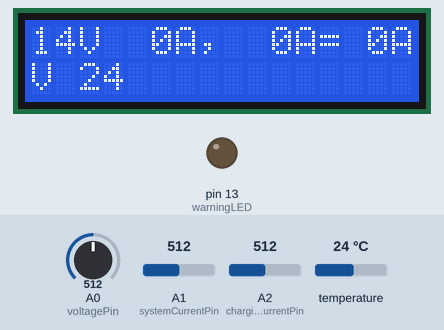
This sketch was run on a simulated Arduino Uno, built with avr-gcc and run on an emulated ATmega328P. Parts: 16×2 character LCD, output pins drawn as LEDs (lit = HIGH). The inputs (shaded band) are chosen by the test bench; at power-on: temperature 24 °C, A1 (systemCurrentPin) = 512, A2 (chargingCurrentPin) = 512, A0 (voltagePin) = 512.

Above: at 1.7 s.
1.8 s: temperature set to 12 °C
At 5.8 s:
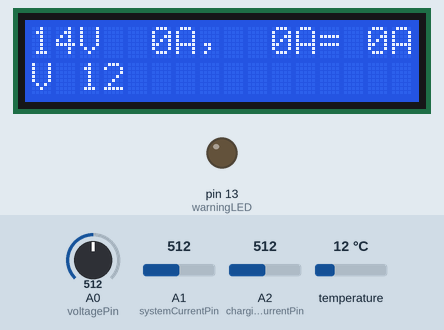
6.0 s: A1 (systemCurrentPin) set to 716
At 7.4 s:
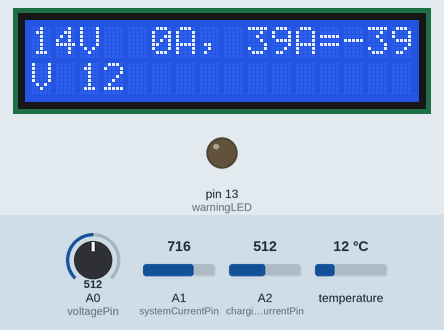
7.7 s: A2 (chargingCurrentPin) set to 716
At 9.0 s:
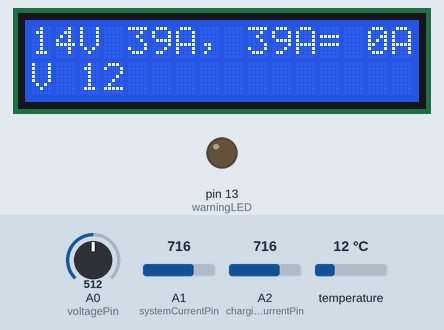
9.7 s: temperature set to 19 °C
At 13.7 s:
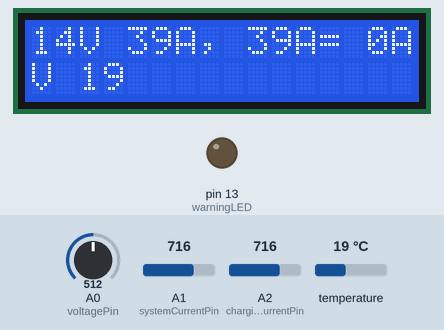
13.9 s: A1 (systemCurrentPin) set to 992
At 15.5 s:
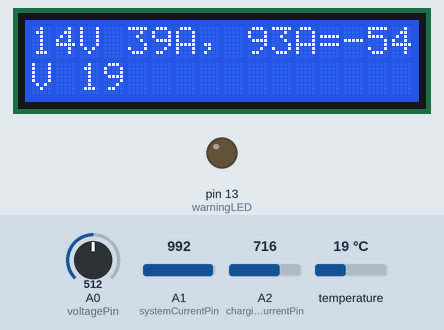
15.8 s: A2 (chargingCurrentPin) set to 992
At 16.8 s:
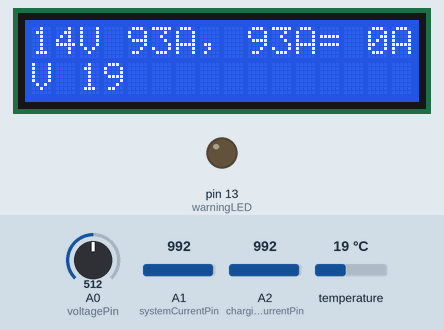
Timing chart, 0 to 18.8 s (numbered marks = the images above; inputs shaded):
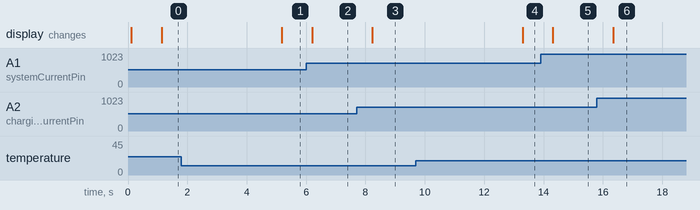

The sketch:

power-board.ino
```cpp
/* Sketch for reading current and voltage for my Land Rover's power measurement board.

   It reads the current from the alternator to the battery, and from
   the battery to the vehicle's general systems, and displays them on
   an LCD character display connected via a D15 connector, which also
   carries a few other signals to/from the box containing the UI
   components.

   It also reads the temperatures of the power components.

   Based on http://playground.arduino.cc/Learning/OneWire,
   https://www.arduino.cc/en/Tutorial/HelloWorld, and
   https://www.arduino.cc/en/Tutorial/AnalogInput

   Explanation at https://tushev.org/articles/arduino/10/how-it-works-ds18b20-and-arduino

   The physical design to go with this is in power-board.scad in the
   same directory as this program; it defines a stack of plastic
   boards that hold the components in place.
 */

#include <OneWire.h>
#include <LiquidCrystal.h>

// LCD=======================================================

/* To wire your LCD screen to your board, connect the following pins: */

/*     LCD RS pin to digital pin 12 */
/*     LCD Enable pin to digital pin 11 */
/*     LCD D4 pin to digital pin 5 */
/*     LCD D5 pin to digital pin 4 */
/*     LCD D6 pin to digital pin 3 */
/*     LCD D7 pin to digital pin 2  */

/* Additionally, wire a 10k pot to +5V and GND, with it's wiper
   (output) to LCD screens VO pin (pin3). A 220 ohm resistor is used
   to power the backlight of the display, usually on pin 15 and 16 of
   the LCD connector */

/*
    Arduino pinout:

    |-----+-----------+-------+-----+--------------------------------|
    | pin | direction | cable | LCD | function                       |
    |-----+-----------+-------+-----+--------------------------------|
    | A0  | in        |       |     | voltage                        |
    | A1  | in        |       |     | vehicle current                |
    | A2  | in        |       |     | alternator current             |
    | A3  | in        |       |     |                                |
    | D01 |           |       |     |                                |
    | D02 |           |       |     |                                |
    | D03 | in        |    10 |     | button A                       |
    | D04 | in        |    11 |     | button B                       |
    | D05 | out       |     3 |  11 | LCD pin 4                      |
    | D06 | out       |     4 |  12 | LCD pin 5                      |
    | D07 | out       |     5 |  13 | LCD pin 6                      |
    | D08 | out       |     6 |  14 | LCD pin 7                      |
    | D09 |           |       |     |                                |
    | D10 | both      |       |     | onewire to temperature sensors |
    | D11 | out       |     7 |   6 | LCD enable                     |
    | D12 | out       |     8 |   4 | LCD RS                         |
    | D13 | out       |     2 |     | warning LED                    |
    |-----+-----------+-------+-----+--------------------------------|

    I've not yet decided what to assign the buttons to; it'll probably
    be one to snapshot a sequence of readings several times a second
    for a few seconds, and one to step through the saves sequence.

    LCD cable:

    |-------+--------+-----+---------------------------------|
    | cable |        | LCD | function                        |
    |-------+--------+-----+---------------------------------|
    |     1 | black  |   1 | 0v                              |
    |     2 | blue   |     | warning LED                     |
    |     3 | black  |  11 | LCD pin 4                       |
    |     4 | brown  |  12 | LCD pin 5                       |
    |     5 | red    |  13 | LCD pin 6                       |
    |     6 | orange |  14 | LCD pin 7                       |
    |     7 | yellow |   6 | LCD enable                      |
    |     8 | green  |   4 | LCD RS                          |
    |     9 | white  |     | serial out                      |
    |    10 | grey   |     | serial in                       |
    |    11 | purple |     | button A                        |
    |    12 | blue   |     | button B                        |
    |    13 | purple |   2 | 5v to LCD                       |
    |    14 |        |     | 12V back from switch on LCD box |
    |    15 |        |     | 12V to switch on LCD box        |
    |-------+--------+-----+---------------------------------|

    Connections to USB converter:

    +--------+
    | Black  |
    | White  |
    | Grey   |
    | Purple |
    | Blue   |
    | Green  |
    +--------+

    Stripboard lines:

   |-------+-----------------+-----+----------------------|
   | Strip | Wire to Arduino | Pin | Function             |
   |-------+-----------------+-----+----------------------|
   |     1 | Black           | Gnd | Gnd                  |
   |     2 | Purple          | A0  | Voltage              |
   |     3 | Blue            | A1  | Vehicle Current      |
   |     4 | Green           | A2  | Alternator current   |
   |     5 | Yellow          | A3  |                      |
   |     6 | Orange          | D10 | Temperature          |
   |     7 | -               | -   | Vehicle full voltage |
   |     8 | Red             | VCC | Supply               |
   |-------+-----------------+-----+----------------------|

   DS18B20 temperature sensors:

   ---------
   | 1 2 3 |  seen from below
   \-------/

   |---+--------|
   | 1 | Ground |
   | 2 | Data   |
   | 3 | Power  |
   |---+--------|

*/

/*******/
/* LCD */
/*******/

//initialize the library with the numbers of the interface pins
// Suggested:
// LiquidCrystal lcd(12, 11, 5, 4, 3, 2);
// Actual:

#define LCD_enable 5
#define LCD_RS 6
#define LCD_D4 7
#define LCD_D5 8
#define LCD_D6 11
#define LCD_D7 12

LiquidCrystal lcd(LCD_enable, LCD_RS, LCD_D4, LCD_D5, LCD_D6, LCD_D7);
#define LCD_WIDTH 16
#define LCD_HEIGHT 2

/**********/
/* Analog */
/**********/

int chargingCurrentPin = A2;
int systemCurrentPin = A1;
int voltagePin = A0;

int voltageScale = 1;

/****************************/
/* DS18S20 Temperature chip */
/****************************/

#define MAX_DS1820_SENSORS 4

OneWire  ds(9);  // on pin 9
byte addrs[MAX_DS1820_SENSORS][8];

int sensors_found = 0;

int temperatures[MAX_DS1820_SENSORS];
char temperature_flags[MAX_DS1820_SENSORS];
int temperature_bits = 0;

/***************/
/* Warning LED */
/***************/

int warningLED = 13;

/********************/
/* Message building */
/********************/

char buf[32];

/*************/
/* Functions */
/*************/

void setup(void)
{
  lcd.begin(LCD_HEIGHT, LCD_WIDTH);

  pinMode(warningLED, OUTPUT);

  lcd.setCursor(0,0);
  for (sensors_found = 0; sensors_found < MAX_DS1820_SENSORS; sensors_found++) {
    ds.reset_search();
    if (!ds.search(addrs[sensors_found])) {
      lcd.setCursor(0,0);
      sprintf(buf, "max addr %d", sensors_found);
      lcd.print(buf);
      ds.reset_search();
    } else {
      switch (addrs[sensors_found][0]) {
      case 0X10: temperature_bits = 9;
        break;
      case 0X28: temperature_bits = 12;
        break;
      default: temperature_bits = 0;
        lcd.setCursor(0,1);
        sprintf(buf, "Wrong device %d", sensors_found);
        lcd.print(buf);
        temperature_flags[sensors_found] = 'D';
        break;
      }
    }
  }
  sprintf(buf, "%d sensors", sensors_found);
  lcd.setCursor(0,1);
  lcd.print(buf);
}

int next_sensor = 0;

int loop_count = 0;

void loop(void)
{
  byte i;
  byte present = 0;
  byte data[12];
  int chargingCurrent;
  int systemCurrent;
  int voltage;

  int TReading;

  delay(1000);                      // maybe 750ms is enough, maybe not

  if (OneWire::crc8(addrs[next_sensor], 7) != addrs[next_sensor][7]) {
    /* lcd.setCursor(0,0); */
    /* lcd.print("CRC is not valid"); */
    temperature_flags[next_sensor] = 'C';
  } else {
      temperature_flags[next_sensor] = 'D';

    if (temperature_bits == 0) {
    } else {
      ds.reset();
      ds.select(addrs[next_sensor]);
      ds.write(0x44,1); // start conversion, with parasite power on at the end

      /* todo: http://playground.arduino.cc/Learning/OneWire says how
         to start all converting at the same time:

         Multiple-device commands

         Alternatively, you can address a command to all slave devices
         by issuing a 'Skip ROM' command (0xCC), instead. It is
         important to consider the effects of issuing a command to
         multiple devices. Sometimes, this may be intended and
         beneficial. For example, issuing a Skip ROM followed by a
         convert T (0x44) would instruct all networked devices that
         have a Convert T command to perform a temperature
         conversion. This can be a time-saving and efficient way of
         performing the operations. On the other hand, issuing a Read
         Scratchpad (0xBE) command would cause all devices to report
         Scratchpad data simultaneously. Power consumption of all
         devices (for example, during a temperature conversion) is
         also important when using a Skip ROM command sequence. */

      // we might do a ds.depower() here, but the reset will take care of it.

      present = ds.reset();
      ds.select(addrs[next_sensor]);
      ds.write(0xBE);           // Read Scratchpad

      for ( i = 0; i < 9; i++) {        // we need 9 bytes
        data[i] = ds.read();
      }

      TReading = (data[1] << 8) + data[0];
      if (TReading & 0x8000) {          // negative
        TReading = (TReading ^ 0xffff) + 1; // 2's comp
      }

      temperatures[next_sensor] = TReading / 16;
      temperature_flags[next_sensor] = 'V';
    }
  }
  next_sensor++;
  if (next_sensor >= sensors_found) {
    next_sensor = 0;
  }

  chargingCurrent = (int)((analogRead(chargingCurrentPin) - 512) / 5.12);
  systemCurrent = (int)((analogRead(systemCurrentPin) - 512) / 5.12);
  voltage = analogRead(voltagePin) / voltageScale;

  lcd.clear();
  sprintf(buf, "%2dV %2dA, %2dA=%2dA",
	  voltagePin,
	  chargingCurrent, systemCurrent,
	  chargingCurrent - systemCurrent);
  lcd.setCursor(0, 0);
  lcd.print(buf);

  /* todo: show all the temperatures */
  sprintf(buf, "%c %d", temperature_flags[0], temperatures[0]);
  lcd.setCursor(0,1);
  lcd.print(buf);

  /* todo: put the warning light on if any temperature is too high */
}
```

Measured:
- after the input at 1.8 s, the display: changes after 3.4 s (image 1)
- after the input at 6.0 s, the display: changes after 0.20 s (image 2)
- after the input at 7.7 s, the display: changes after 0.53 s (image 3)
- after the input at 9.7 s, the display: changes after 3.6 s (image 4)
- after the input at 13.9 s, the display: changes after 0.42 s (image 5)
- after the input at 15.8 s, the display: changes after 0.54 s (image 6)
